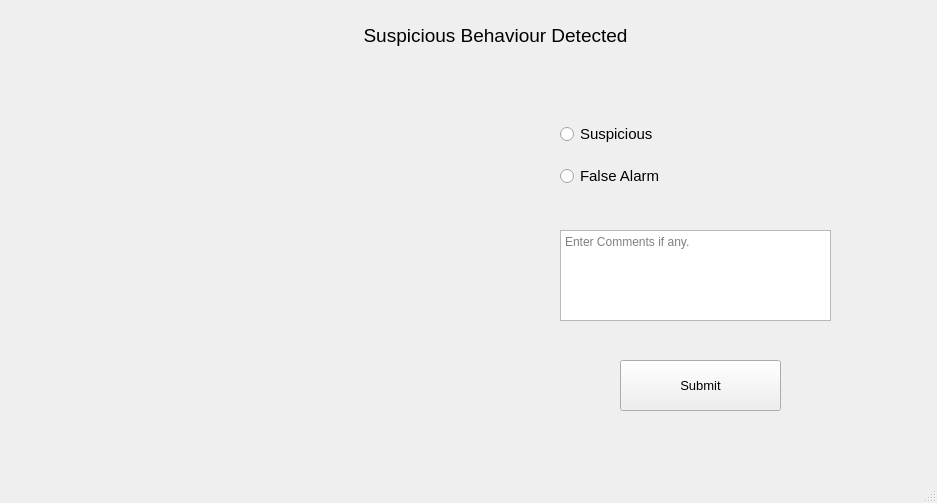
<?xml version="1.0" encoding="UTF-8"?>
<ui version="4.0">
 <class>MainWindow</class>
 <widget class="QMainWindow" name="MainWindow">
  <property name="geometry">
   <rect>
    <x>0</x>
    <y>0</y>
    <width>937</width>
    <height>503</height>
   </rect>
  </property>
  <property name="windowTitle">
   <string>MainWindow</string>
  </property>
  <property name="windowIcon">
   <iconset>
    <normaloff>Images/Window_Icon.PNG</normaloff>Images/Window_Icon.PNG</iconset>
  </property>
  <widget class="QWidget" name="centralwidget">
   <widget class="QLabel" name="Heading_Label">
    <property name="geometry">
     <rect>
      <x>320</x>
      <y>10</y>
      <width>351</width>
      <height>51</height>
     </rect>
    </property>
    <property name="font">
     <font>
      <family>Segoe UI</family>
      <pointsize>14</pointsize>
     </font>
    </property>
    <property name="text">
     <string>Suspicious Behaviour Detected</string>
    </property>
    <property name="alignment">
     <set>Qt::AlignCenter</set>
    </property>
   </widget>
   <widget class="QLabel" name="video">
    <property name="geometry">
     <rect>
      <x>40</x>
      <y>90</y>
      <width>481</width>
      <height>331</height>
     </rect>
    </property>
    <property name="font">
     <font>
      <family>Century</family>
     </font>
    </property>
    <property name="text">
     <string/>
    </property>
   </widget>
   <widget class="QLabel" name="Logo">
    <property name="geometry">
     <rect>
      <x>750</x>
      <y>50</y>
      <width>151</width>
      <height>141</height>
     </rect>
    </property>
    <property name="frameShape">
     <enum>QFrame::NoFrame</enum>
    </property>
    <property name="text">
     <string/>
    </property>
    <property name="pixmap">
     <pixmap>Images/Logo_rc.png</pixmap>
    </property>
    <property name="scaledContents">
     <bool>true</bool>
    </property>
   </widget>
   <widget class="QPushButton" name="Submit_Button">
    <property name="geometry">
     <rect>
      <x>620</x>
      <y>360</y>
      <width>161</width>
      <height>51</height>
     </rect>
    </property>
    <property name="font">
     <font>
      <family>Segoe UI</family>
      <pointsize>10</pointsize>
     </font>
    </property>
    <property name="cursor">
     <cursorShape>PointingHandCursor</cursorShape>
    </property>
    <property name="styleSheet">
     <string notr="true"/>
    </property>
    <property name="text">
     <string>Submit</string>
    </property>
    <property name="checked">
     <bool>false</bool>
    </property>
   </widget>
   <widget class="QTextBrowser" name="Comment_Section">
    <property name="geometry">
     <rect>
      <x>560</x>
      <y>230</y>
      <width>271</width>
      <height>91</height>
     </rect>
    </property>
    <property name="placeholderText">
     <string>Enter Comments if any.</string>
    </property>
   </widget>
   <widget class="QWidget" name="verticalLayoutWidget">
    <property name="geometry">
     <rect>
      <x>560</x>
      <y>110</y>
      <width>151</width>
      <height>91</height>
     </rect>
    </property>
    <layout class="QVBoxLayout" name="verticalLayout">
     <item>
      <widget class="QRadioButton" name="Suspicious_Radio_Button">
       <property name="font">
        <font>
         <family>Segoe UI</family>
         <pointsize>11</pointsize>
        </font>
       </property>
       <property name="text">
        <string>Suspicious</string>
       </property>
      </widget>
     </item>
     <item>
      <widget class="QRadioButton" name="False_Alarm_Radio_Button">
       <property name="font">
        <font>
         <family>Segoe UI</family>
         <pointsize>11</pointsize>
        </font>
       </property>
       <property name="text">
        <string>False Alarm</string>
       </property>
      </widget>
     </item>
    </layout>
   </widget>
  </widget>
  <widget class="QMenuBar" name="menubar">
   <property name="geometry">
    <rect>
     <x>0</x>
     <y>0</y>
     <width>937</width>
     <height>26</height>
    </rect>
   </property>
  </widget>
  <widget class="QStatusBar" name="statusbar"/>
 </widget>
 <resources/>
 <connections/>
</ui>
